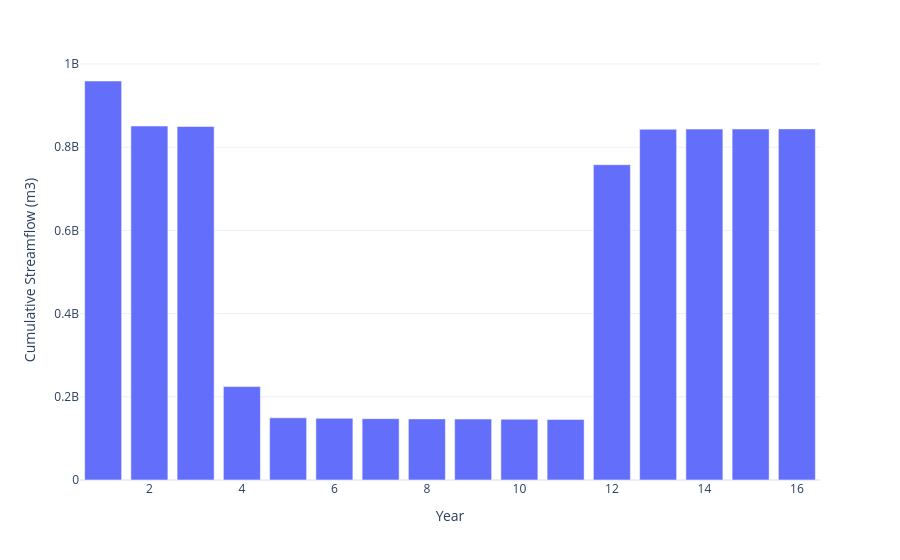

Write notebook code for a chart like this one.
### Code cell
fig.update_xaxes(title="Year")
fig.update_yaxes(title="Cumulative Streamflow (m3)")
fig.show()

### Figure 1 — Plotly figure (JSON) as saved in the notebook; plotly's stock layout.template omitted (floating-point values rounded to 4 significant figures)
{"data": [{"hovertemplate": "x=%{x}<br>y=%{y}<extra></extra>", "legendgroup": "", "marker": {"color": "#636efa", "pattern": {"shape": ""}}, "name": "", "orientation": "v", "showlegend": false, "textposition": "auto", "type": "bar", "x": [1, 2, 3, 4, 5, 6, 7, 8, 9, 10, 11, 12, 13, 14, 15, 16], "xaxis": "x", "y": [959100000.0, 850800000.0, 849800000.0, 224600000.0, 149500000.0, 148200000.0, 147500000.0, 146900000.0, 146400000.0, 146000000.0, 145700000.0, 758000000.0, 843100000.0, 843500000.0, 843800000.0, 844000000.0], "yaxis": "y"}], "layout": {"barmode": "relative", "legend": {"tracegroupgap": 0}, "margin": {"t": 60}, "xaxis": {"anchor": "y", "domain": [0, 1], "title": {"text": "Year"}}, "yaxis": {"anchor": "x", "domain": [0, 1], "title": {"text": "Cumulative Streamflow (m3)"}}}}
